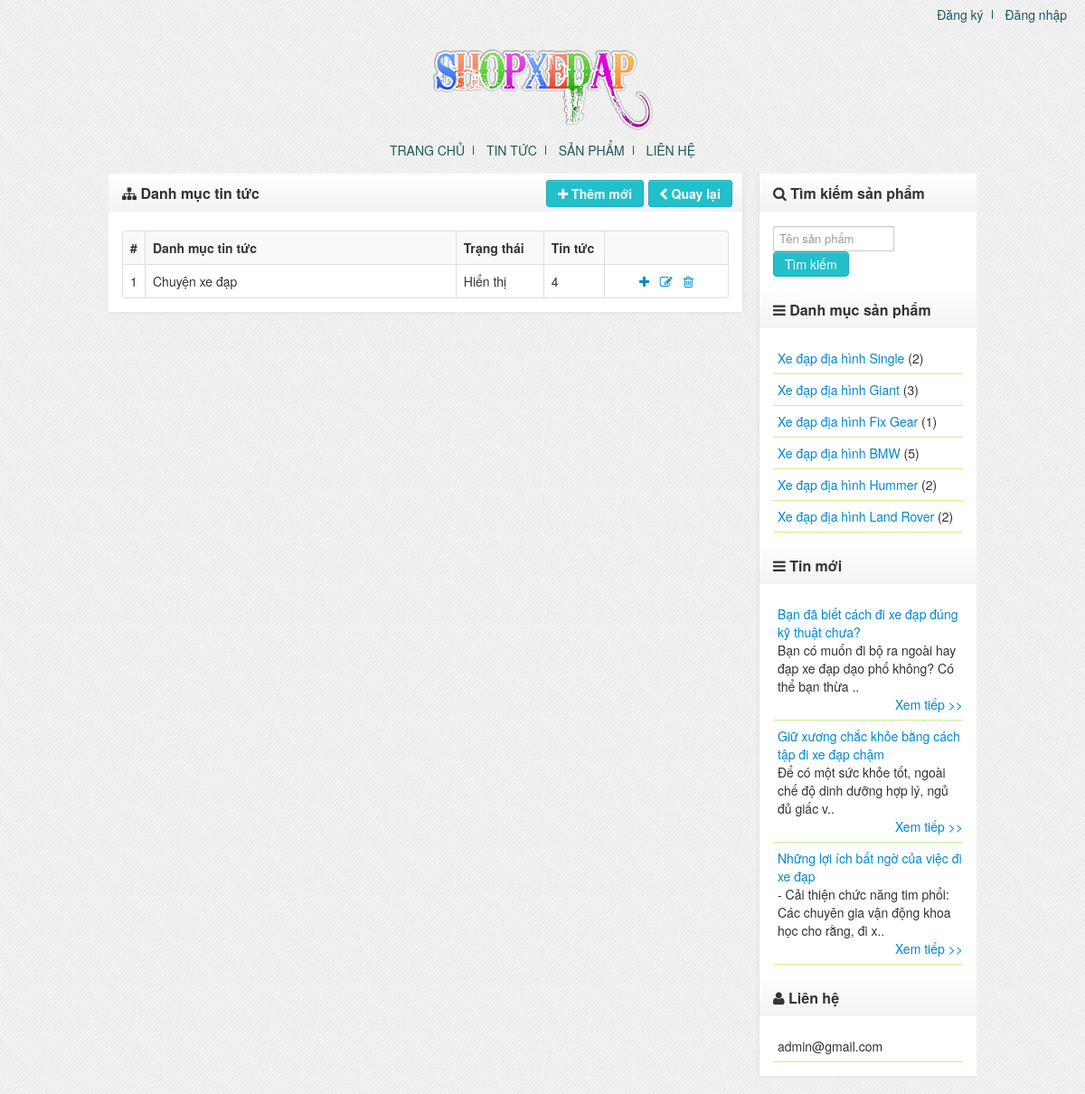
Page /admin/categorie_articles.php on the committed database.
### tables this page shows
CREATE TABLE IF NOT EXISTS `settings` (
  `title` varchar(150) NOT NULL,
  `home` varchar(150) NOT NULL,
  `email` varchar(150) NOT NULL,
  `page` int(11) NOT NULL
);

CREATE TABLE IF NOT EXISTS `categorie_articles` (
  `id` int(11) NOT NULL AUTO_INCREMENT,
  `cat_name` varchar(150) NOT NULL,
  `show` varchar(5) NOT NULL,
  PRIMARY KEY (`id`)
);

CREATE TABLE IF NOT EXISTS `categories` (
  `id` int(11) NOT NULL AUTO_INCREMENT,
  `cat_name` varchar(150) NOT NULL,
  `show` varchar(5) NOT NULL,
  PRIMARY KEY (`id`)
);

CREATE TABLE IF NOT EXISTS `articles` (
  `id` int(11) NOT NULL AUTO_INCREMENT,
  `articles_name` varchar(150) NOT NULL,
  `cat_id` int(11) NOT NULL,
  `show` varchar(5) NOT NULL,
  `content` text NOT NULL,
  `created` datetime NOT NULL,
  `comment` varchar(5) NOT NULL,
  PRIMARY KEY (`id`),
  KEY `catid_art` (`cat_id`)
);

### admin/categorie_articles.php (the view, shortened to what this page needs)
<?php
	require_once("../inc/header.php");
?>
<div class="widget">
<?php
	if(isset($_GET['act'])) {
		switch($_GET['act']) {
			case'add':
				echo '<div class="widget-title"><i class="icon-sitemap"></i>&nbsp;Thêm mới danh mục tin tức <span style="float: right;"><a href="'.$set['home'].'/admin/categorie_articles.php" class="btn"><i class="icon-chevron-left"></i>&nbsp;Quay lại</a></span></div>';
				echo '<div class="widget-body">';
				if(isset($_POST['submit'])) {
					$cat_name = $_POST['cat_name'];
					if(strlen($cat_name) < 4 OR strlen($cat_name) > 150)
						echo '<div class="alert alert-error"><i class="icon-warning-sign"></i>&nbsp;Tên danh mục quá ngắn hoặc quá dài (4 - 150 ký tự)</div>';
					elseif(empty($cat_name))
						echo '<div class="alert alert-error"><i class="icon-warning-sign"></i>&nbsp;Bạn phải nhập thông tin tên danh mục</div>';
					else {
							$show = $_POST['show'];
							$sql = "INSERT `categorie_articles`(`cat_name`, `show`) VALUES('$cat_name', '$show')";
							$result = @mysql_query($sql);
							if(isset($result))
								echo '<div class="alert alert-success"><i class="icon-ok"></i>&nbsp;Tạo danh mục mới thành công</div>';
					}
				}
?>
	<form action="" method="POST" name="form1">
	<table>
		<tr>
			<td>Tên danh mục <span class="required">*</span></td>
			<td><input type="text" name="cat_name" required="required" style="width:400px;" /></td>
		</tr>
	<tr>
		<td>Hiển thị</td>
		<td>
			<select name="show" style="width:80px;">
				<option selected="selected" value="true">Có</option>
				<option value="false">Không</option>
			</select>
		</td>
	</tr>
		<tr>
			<td>&nbsp;</td>
			<td><input type="submit" name="submit" value="Thêm mới" class="btn" /></td>
		</tr>
	</table>
</form>
</div>
<?php
			break;
			case'edit':
				echo '<div class="widget-title"><i class="icon-sitemap"></i>&nbsp;Sửa danh mục tin tức <span style="float: right;"><a href="'.$set['home'].'/admin/categorie_articles.php" class="btn"><i class="icon-chevron-left"></i>&nbsp;Quay lại</a></span></div>';
				echo '<div class="widget-body">';
				if(isset($_GET['id'])) {
					$id = $_GET['id'];
					$sql = "SELECT * FROM `categorie_articles` WHERE `id` = '$id'";
					$result = @mysql_query($sql);
					if(@mysql_num_rows($result) == 0) {
						echo '<div class="alert alert-error"><i class="icon-warning-sign"></i>&nbsp;Danh mục tin tức không tồn tại</div>';
					}else {
                        $row = @mysql_fetch_array($result);
						if(isset($_POST['submit'])) {
							$cat_name = $_POST['cat_name'];
							if(strlen($cat_name) < 4 OR strlen($cat_name) > 150)
								echo '<div class="alert alert-error"><i class="icon-warning-sign"></i>&nbsp;Tên danh mục quá ngắn hoặc quá dài (4 - 150 ký tự)</div>';
							elseif(empty($cat_name))
								echo '<div class="alert alert-error"><i class="icon-warning-sign"></i>&nbsp;Bạn phải nhập thông tin tên danh mục</div>';
							else {
									$show = $_POST['show'];
									$sql = "UPDATE `categorie_articles` SET `cat_name` = '$cat_name', `show` = '$show' WHERE `id` = '$id'";
									$result = @mysql_query($sql);
									if(isset($result)) {
										echo '<div class="alert alert-success"><i class="icon-ok"></i>&nbsp;Cập nhật thông tin thành công</div>';
                                        $sql = "SELECT * FROM `categorie_articles` WHERE `id` = '$id'";
                                        $result = @mysql_query($sql);
                                        $row = @mysql_fetch_array($result);
                                    }
							}
						}
?>
	<form action="" method="POST" name="form1">
	<table>
		<tr>
			<td>Tên danh mục <span class="required">*</span></td>
			<td><input type="text" name="cat_name" required="required" value="<?php echo $row['cat_name']; ?>" style="width:400px;" /></td>
		</tr>
	<tr>
		<td>Hiển thị</td>
		<td>
			<select name="show" style="width:80px;">
				<?php
					if($row['show']=='true') {
						echo '<option selected="selected" value="true">Có</option>
						<option value="false">Không</option>';
					}
					else {
						echo '<option value="true">Có</option>
						<option selected="selected" value="false">Không</option>';
					}
				?>
			</select>
		</td>
	</tr>
		<tr>
			<td>&nbsp;</td>
			<td><input type="submit" name="submit" value="Cập nhật" class="btn" /></td>
		</tr>
	</table>
</form>
<?php
					}
				}else {
					echo '<div class="alert alert-error"><i class="icon-warning-sign"></i>&nbsp;Bạn chưa chọn danh mục tin tức</div>';
				}
				echo '</div>';
			break;
			case'delete':
				echo '<div class="widget-title"><i class="icon-sitemap"></i>&nbsp;Xóa danh mục tin tức <span style="float: right;"><a href="'.$set['home'].'/admin/categorie_articles.php" class="btn"><i class="icon-chevron-left"></i>&nbsp;Quay lại</a></span></div>';
				echo '<div class="widget-body">';
				if(isset($_GET['id'])) {
					$id = $_GET['id'];
					$sql = "SELECT * FROM `categorie_articles` WHERE `id` = '$id'";
					$result = @mysql_query($sql);
					if(@mysql_num_rows($result)==0) {
						echo '<div class="alert alert-error"><i class="icon-warning-sign"></i>&nbsp;Danh mục tin tức không tồn tại</div>';
					}else {
						$row = @mysql_fetch_array($result);
						$cat_id = $row['id'];
						$query = "SELECT `cat_id` FROM `articles` WHERE `cat_id` = '$cat_id'";
						$res = @mysql_query($query);
						if(@mysql_num_rows($res) == 0) {
							if(isset($_GET['confirm'])=='ok') {
    							@mysql_query("DELETE FROM `categorie_articles` WHERE `id` = '$id'") or die (@mysql_error());
								header('Location: categorie_articles.php');
                                exits();
							}else
								echo 'Bạn chắc chắn muốn xóa danh mục tin tức: '.$row['cat_name'].'<br /><br /><a href="'.$set['home'].'/admin/categorie_articles.php?act=delete&id='.$id.'&confirm=ok" class="btn">Tiếp tục</a>';
						}else {
						  echo '<div class="alert alert-info"><i class="icon-info-sign"></i>&nbsp;Hiện danh mục này đang có các tin tức, bạn cần phải xóa tin tức trước</div>';
						}
					}
				}
				echo '</div>';
			break;
		}
	}else {
?>
		<div class="widget-title"><i class="icon-sitemap"></i>&nbsp;Danh mục tin tức <span style="float: right;"><a href="<?php echo ''.$set['home'].'/admin/categorie_articles.php?act=add'; ?>" class="btn"><i class="icon-plus"></i>&nbsp;Thêm mới</a>&nbsp;<a href="<?php echo ''.$set['home'].'/admin/'; ?>" class="btn"><i class="icon-chevron-left"></i>&nbsp;Quay lại</a></span></div>
		<div class="widget-body">
		<?php
			$sql = "SELECT * FROM `categorie_articles` ORDER BY `id` DESC";
			$result = @mysql_query($sql);
			if(@mysql_num_rows($result)==0) {
				echo '<div class="alert alert-info"><i class="icon-info-sign"></i>&nbsp;Chưa có danh mục tin tức nào</div>';
			}else {
				echo '<table class="table table-striped table-bordered dataTable" cellspacing="0" style="width:100%;border-collapse:collapse;">
		<tbody>
		<tr>
			<th scope="col">#</th><th scope="col">Danh mục tin tức</th><th scope="col">Trạng thái</th><th scope="col" style="width:50px;">Tin tức</th><th scope="col">&nbsp;</th>
		</tr>';
				$i = 0;
				while($row = @mysql_fetch_array($result)) {
					$i++;
                    $cat_id = $row['id'];
		?>
					<tr class="row0">
						<td align="center" style="width:8px;">
							<?php echo $i; ?>
						</td><td>
							   <?php echo $row['cat_name']; ?>
						</td><td align="center" style="width:80px;">
							<?php
								if($row['show']=='true')
									echo 'Hiển thị';
								else
									echo 'Ẩn';
							?>
						</td>
                        <td>
                        <?php
                            $rows = @mysql_fetch_array(@mysql_query("SELECT COUNT(`id`) FROM `articles` WHERE `cat_id` = '$cat_id'"));
                            $count = $rows[0];
                            echo $count;
                        ?>
                        </td>
						<td class="text-center" align="center" style="width:120px;">
							<a href="<?php echo ''.$set['home'].'/admin/articles.php?act=add&cat_id='.$row['id'].''; ?>" title="Thêm tin tức vào danh mục này" class="link-btn">
								<i class="icon-plus"></i>
							</a>
							<a href="<?php echo ''.$set['home'].'/admin/categorie_articles.php?act=edit&id='.$row['id'].''; ?>" title="Sửa danh mục tin tức" class="link-btn">
								<i class="icon-edit"></i>
							</a>
							<a id="imb_del" class="imb_delete link-btn" title="Xóa danh mục tin tức" href="<?php echo ''.$set['home'].'/admin/categorie_articles.php?act=delete&id='.$row['id'].''; ?>">
								<i class="icon-trash"></i>
							</a>
						</td>
					</tr>
<?php
				}
			}
		echo '</tbody></table>
		</div>';
	}
	echo '</div>';
	require_once("../inc/footer.php");
?>

### inc/header.php (shortened to what this page needs)
<?php
    require_once("connect.php");
	if(isset($_COOKIE['user']))
		$account = $_COOKIE['user'];
	elseif(isset($_SESSION['user']))
		$account = $_SESSION['user'];
	else
		$account = '';
    $set = $connect -> query("SELECT * FROM `settings`") -> fetch_array(MYSQLI_ASSOC);
?>
<!DOCTYPE html PUBLIC "-//W3C//DTD XHTML 1.0 Transitional//EN" "http://www.w3.org/TR/xhtml1/DTD/xhtml1-transitional.dtd">
<html xmlns="http://www.w3.org/1999/xhtml">
<head>
	<link rel="stylesheet" href="<?php echo $set['home']; ?>/themes/style.css" />
	<link rel="stylesheet" href="<?php echo $set['home']; ?>/themes/bootstrap.css" />
	<link rel="stylesheet" href="<?php echo $set['home']; ?>/themes/font-awesome.css" />
</head>
<body>
<div id="header">
	<img src="<?php echo $set['home']; ?>/themes/logo.png" alt="logo" />
	<div id="top_menu">
		<ul>
			<?php
				if(empty($account)) {
					echo '<li class="b_right"><a href="'.$set['home'].'/register.php">Đăng ký</a></li>
			<li><a href="'.$set['home'].'/login.php">Đăng nhập</a></li>';
				}
			?>
		</ul>
	</div>
</div>
<div id="menu_container">
	<ul>
		<li class="b_right"><a href="<?php echo $set['home']; ?>/index.php">Trang chủ</a></li>
		<li class="b_right"><a href="<?php echo $set['home']; ?>/articles.php">Tin tức</a></li>
		<li class="b_right"><a href="<?php echo $set['home']; ?>/products.php">Sản phẩm</a></li>
		<li><a href="<?php echo $set['home']; ?>/contacts.php">Liên hệ</a></li>
	</ul>
</div>
<div id="content">
	<div id="body">

### inc/footer.php (shortened to what this page needs)
<div id="footer"></div>
</div>
<div id="sidebar">
    <div class="widget">
        <div class="widget-title"><i class="icon-search"></i>&nbsp;Tìm kiếm sản phẩm</div>
        <div class="widget-body">
            <form action="<?php echo $set['home']; ?>/search.php" name="form1" method="GET">
                <input type="text" name="key" placeholder="Tên sản phẩm" style="width: 57%"/>
                <input type="submit" class="btn" value="Tìm kiếm"/>
            </form>
        </div>
        <div class="widget-title"><i class="icon-reorder"></i>&nbsp;Danh mục sản phẩm</div>
        <div class="widget-body">
            <?php
            $sql = "SELECT * FROM `categories` WHERE `show` = 'true' ORDER BY `id` DESC";
            $result = $connect->query($sql);
            if ($result->fetch_array(MYSQLI_NUM) == 0)
                echo '<div class="alert alert-info"><i class="icon-info-sign"></i>&nbsp;Chưa có danh mục sản phẩm nào</div>';
            else {
                while ($row = $result->fetch_array(MYSQLI_ASSOC)) {
                    $cat_id = $row['id'];
                    $query = "SELECT COUNT(`id`) as total FROM `products` WHERE `show` = 'true' AND `cat_id` = '$cat_id'";
                    $res = $connect->query($query);
                    $rows = $res->fetch_array(MYSQLI_ASSOC);
                    $count = $rows['total'];
                    echo '<div class="cat_list"><a href="' . $set['home'] . '/categories.php?id=' . $row['id'] . '">' . $row['cat_name'] . '</a> (' . $count . ')</div>';
                }
            }
            ?>
        </div>
        <div class="widget-title"><i class="icon-reorder"></i>&nbsp;Tin mới</div>
        <div class="widget-body">
            <?php
            $sql = "SELECT * FROM `articles` WHERE `show` = 'true' ORDER BY `id` DESC LIMIT 0,5";
            $result = $connect->query($sql);
            if ($result->fetch_array(MYSQLI_NUM) == 0)
                echo '<div class="alert alert-info"><i class="icon-info-sign"></i>&nbsp;Chưa có tin tức nào</div>';
            else {
                echo '<marquee  behavior="scroll" scrollamount="2" direction="up" onmouseover="this.stop()" onmouseout="this.start()">';
                while ($row = $result->fetch_array(MYSQLI_ASSOC)) {
                    echo '<div class="cat_list"><a href="' . $set['home'] . '/articles.php?id=' . $row['id'] . '">' . $row['articles_name'] . '</a><div class="shortdesc">' . substr($row['content'], 0, 100) . '..</div><span style="float: right;"><a href="#">Xem tiếp >></a></span><br /></div>';
                }
                echo '</marquee>';
            }
            ?>
        </div>
        <div class="widget-title"><i class="icon-user"></i>&nbsp;Liên hệ</div>
        <div class="widget-body">
            <div class="cat_list"><?php echo $set['email']; ?></div>
        </div>
    </div>
</div>
</body>
</html>

### rows in the picture
settings: home (picture), email "admin@gmail.com"
categorie_articles: cat_name "Chuyện xe đạp", show "Hiển thị", count "4"
categories: cat_name "Xe đạp địa hình Single", count "2"
categories: cat_name "Xe đạp địa hình Giant", count "3"
categories: cat_name "Xe đạp địa hình Fix Gear", count "1"
categories: cat_name "Xe đạp địa hình BMW", count "5"
categories: cat_name "Xe đạp địa hình Hummer", count "2"
categories: cat_name "Xe đạp địa hình Land Rover", count "2"
articles: articles_name "Bạn đã biết cách đi xe đạp đúng kỹ thuật chưa?", content "Bạn có muốn đi bộ ra ngoài hay đạp xe đạp dạo phố không? Có thể bạn thừa"
articles: articles_name "Giữ xương chắc khỏe bằng cách tập đi xe đạp chậm", content "Để có một sức khỏe tốt, ngoài chế độ dinh dưỡng hợp lý, ngủ đủ giấc v"
articles: articles_name "Những lợi ích bất ngờ của việc đi xe đạp", content "- Cải thiện chức năng tim phổi: Các chuyên gia vận động khoa học cho rằng, đi x"
